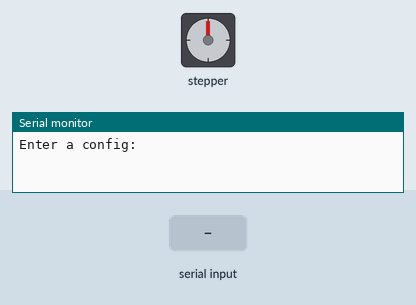
Recording of a sketch running on a simulated Arduino Uno, built with avr-gcc and run on an emulated ATmega328P. Shown: stepper motor, the last lines printed to the serial monitor. Wiring (inferred from the names in the program): stepper motor driver (200 steps per turn assumed): step pin 6; direction pin 5. Inputs (shaded band) come from the test bench.

Above: at 1.2 s.
1.3 s: "monopole_config\n" received over Serial
At 2.0 s:
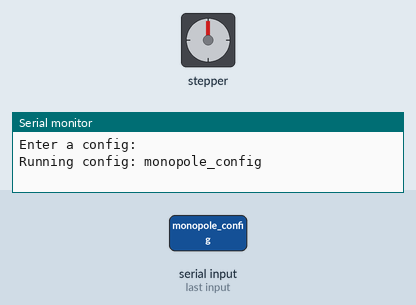
4.3 s: "E_config\n" received over Serial
10.3 s: "N_config\n" received over Serial
At 11.2 s:
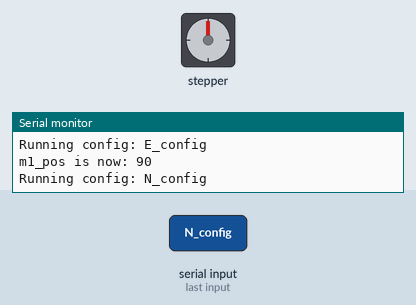
13.3 s: "SE_config\n" received over Serial
19.3 s: "NE_config\n" received over Serial
25.3 s: "S_config\n" received over Serial
Timing chart, 0 to 29.3 s (numbered marks = the images above; inputs shaded):
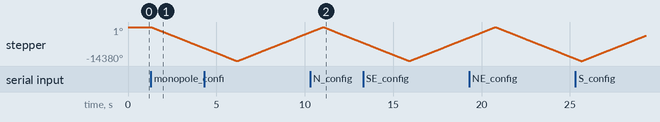

The sketch:

static_v3.ino
```cpp
// confirm functionaity of run_static_mode() using serial input for config
// ASSUME STARTING AT 90

#include <string>

// Pins
const int dir_pin_m1 = 5;
const int step_pin_m1 = 6;

// Motor params
const int native_steps = 20; // 360/18 deg per step
const int gear_ratio = 100;
const int micro_mode = 16;
const int steps = native_steps * gear_ratio * micro_mode;

// Motor position tracker (assumes motor starts at 90)
int m1_pos = 90;

// Serial input buffer
String serial_input = "";

// Functions
void go_to_0(){
  // ccw for 90 -> 0
  digitalWrite(dir_pin_m1, LOW);

  for(int x=0; x < steps/4; x++){
    digitalWrite(step_pin_m1, HIGH);
    delayMicroseconds(300);
    digitalWrite(step_pin_m1, LOW);
    delayMicroseconds(300);
  }
  m1_pos = 0;
}

void go_to_90(){
  // cw for 0 -> 90
  digitalWrite(dir_pin_m1, HIGH);

  for(int x=0; x < steps/4; x++){
    digitalWrite(step_pin_m1, HIGH);
    delayMicroseconds(300);
    digitalWrite(step_pin_m1, LOW);
    delayMicroseconds(300);
  }
  m1_pos = 90;
}

void run_static_mode(std::string req_config, int current_pos){
  if(req_config == "monopole_config"){
    // N motor is 0
    if(current_pos != 0){
      go_to_0();
    }
  }

  if(req_config == "N_config"){
    // N motor is 0
    if(current_pos != 0){
      go_to_0();
    }
  }

  if(req_config == "NE_config"){
    // N motor is 0
    if(current_pos != 0){
      go_to_0();
    }
  }
  if(req_config == "E_config"){
    // N motor is 90
    if(current_pos != 90){
      go_to_90();
    }
  }

  if(req_config == "SE_config"){
    // N motor is 90
    if(current_pos != 90){
      go_to_90();
    }
  }

  if(req_config == "S_config"){
    // N motor is 90
    if(current_pos != 90){
      go_to_90();
    }
  }

  if(req_config == "SW_config"){
    // N motor is 90
    if(current_pos != 90){
      go_to_90();
    }
  }

  if(req_config == "W_config"){
    // N motor is 90
    if(current_pos != 90){
      go_to_90();
    }
  }

  if(req_config == "NW_config"){
    // N motor is 0
    if(current_pos != 0){
      go_to_0();
    }
  }
}

void setup() {
  pinMode(dir_pin_m1, OUTPUT);
  pinMode(step_pin_m1, OUTPUT);

  Serial.begin(115200);
  Serial.println("Enter a config:");
}

void loop() {
  // Read serial input character by character
  while(Serial.available() > 0){
    char incoming_char = Serial.read();

    if(incoming_char == '\n'){
      // End of input, process it
      serial_input.trim(); // remove any trailing \r or whitespace

      if(serial_input.length() > 0){
        std::string config = serial_input.c_str(); // convert String to std::string
        Serial.print("Running config: ");
        Serial.println(serial_input);

        run_static_mode(config, m1_pos);

        Serial.print("m1_pos is now: ");
        Serial.println(m1_pos);
      }

      serial_input = ""; // clear buffer for next input
    } else {
      serial_input += incoming_char;
    }
  }
}
```

Measured:
- after the input at 1.3 s, stepper: keeps turning counter-clockwise at about 2958°/s, starting at once
